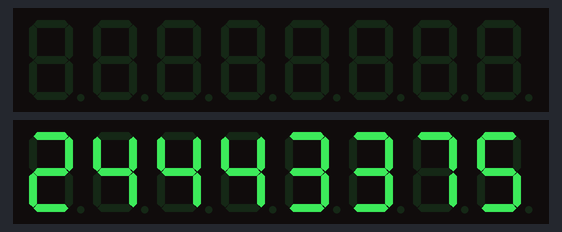
The sketch below on a simulated Arduino Uno, built with avr-gcc and run on an emulated ATmega328P. Parts: 2 × 8-digit seven-segment display. The local clock reads 2024-03-15 10:24:30 at power-on unless the sketch sets it.

Above: at 0.1 s.
At 31.6 s:
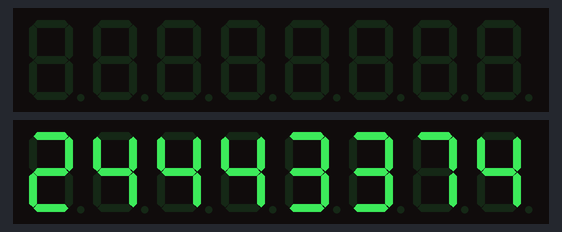

Measured:
- what the display in image 1 shows lasts 60.1 s, from 31.5 s to 91.6 s

The sketch:

extClock_MMMMMMMM.ino
```cpp
#include <LedControl.h>
#include <Wire.h>
#include <RTClib.h>

#define DIN_PIN 11
#define CS_PIN 10
#define CLK_PIN 13

LedControl lc = LedControl(DIN_PIN, CLK_PIN, CS_PIN, 2); // 2 modules = 16 digits
RTC_DS3231 rtc;

// Example "death date"
DateTime deathTime(2070, 9, 5, 0, 0, 0); //(year, month, day, hour, minute, second);

void setup() {
  if (!rtc.begin()) {
    while (true); // Stop if RTC not found
  }

  for (int module = 0; module < 2; module++) {
    lc.shutdown(module, false);
    lc.setIntensity(module, 2);
    lc.clearDisplay(module);
  }
}

// Display an integer value right‑aligned across 16 digits
void displayNumber(unsigned long long value) {
  for (int module = 1; module >= 0; module--) {   // reverse order for your wiring
    for (int i = 0; i < 8; i++) {
      if (value > 0) {
        int digit = value % 10;
        lc.setDigit(module, i, digit, false);
        value /= 10;
      } else {
        lc.setChar(module, i, ' ', false); // blank leading positions
      }
    }
  }
}

void loop() {
  DateTime now = rtc.now();

  if (now >= deathTime) {
    // Show "0" minutes when expired
    displayNumber(0);
  } else {
    TimeSpan remaining = deathTime - now;
    unsigned long long totalSecs = remaining.totalseconds();
    unsigned long long totalMins = totalSecs / 60ULL;  // convert to minutes
    displayNumber(totalMins);
  }

  delay(1000); // update once per second is fine, still based on RTC
}
```
